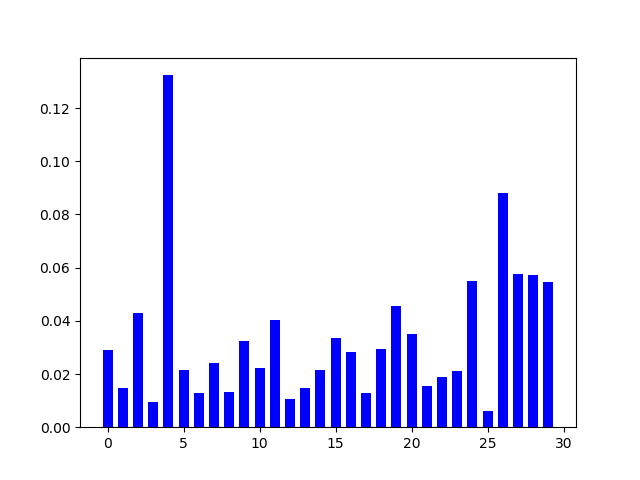

Generate this figure with Python:
import numpy as np
import pandas as pd
from scipy.misc import logsumexp
from matplotlib import pyplot as plt
from scipy.stats import rankdata

D = 1500
W = 12419
N = 746316
n_blob = 30

#Covergence diff stopping condition
# https://piazza.com/class/jchzguhsowz6n9?cid=1218
stop_convergence_diff = 1e-4

def make_p_non_zero(p):
    for i in range(n_blob):
        non_zero_count = np.count_nonzero(p[i, :])
        zero_count = len(p[i, :]) - non_zero_count
        if zero_count == 0:
            continue
        add_p = float(0.05) / len(p[i, :])
        p[i, :] = np.multiply(p[i, :], 0.95)
        p[i, :] = np.add(p[i, :], add_p)
    return p

def e_step(dfcluster, w_ij, p, pi):
    for i in range(n_blob):
        p[i, :] = np.sum(dfcluster * w_ij[:, i].reshape(D, 1), axis=0) / np.sum(np.sum(dfcluster) * w_ij[:, i])
        pi[i] = np.sum(w_ij[:, i]) / D
    p = make_p_non_zero(p)
    return p, pi

def m_step(dfcluster, p, pi):
    k_sum = np.dot(dfcluster, np.transpose(np.log(p)))
    ij_sum = np.zeros((D, n_blob))
    for i in range(n_blob):
        ij_sum[:, i] = k_sum[:, i] + np.log(pi[i])

    maxrow = np.max(ij_sum, axis=1, keepdims=True)
    temp_ij_sum = ij_sum

    log_wij = np.zeros((D))
    for i in range(D):
        log_wij[i] = logsumexp(temp_ij_sum[i,] - maxrow[i])

    w_ij = np.zeros((D, n_blob))
    for i in range(n_blob):
        w_ij[:, i] = ij_sum[:, i] - maxrow.flatten() - log_wij.flatten()
    w_ij = np.exp(w_ij)

    Q = w_ij * ij_sum

    return Q, w_ij

def is_converged(prev_w_ij, w_ij, iteration):
    diff =  np.mean(np.abs(np.subtract(prev_w_ij, w_ij)))
    print str(iteration)+': diff w_ij='+str(diff)
    if diff <= stop_convergence_diff:
        return True
    else:
        return False

def main():
    dfcluster = np.zeros((D, W))
    dfcount = pd.read_table("docword.nips.txt", delimiter='\s+', header=None, skiprows=3)
    for row in dfcount.iterrows():
        dfcluster[row[1][0] - 1][row[1][1] - 1] = row[1][2]
    dfword = pd.read_table("vocab.nips.txt", delimiter='\s+', header=None)

    #Initialization
    blob_centers = dfcluster[np.random.choice(len(dfcluster), size=30, replace=False),:]
    p = np.zeros((n_blob, W))
    for i in range(n_blob):
        s = blob_centers[i]
        p[i, :] = s / sum(s)
    p = make_p_non_zero(p)
    pi = np.full(n_blob, 1/float(n_blob))

    iteration=1
    prev_w_ij = np.zeros((D, n_blob))
    while(True):
        Q, w_ij = m_step(dfcluster, p, pi)
        if is_converged(prev_w_ij, w_ij, iteration):
            break
        p, pi = e_step(dfcluster, w_ij, p, pi)
        iteration+=1
        prev_w_ij = w_ij

    for j in range(n_blob):
        print("====this is the data blob", j)
        for i in range(12419, 12409, -1):
            print(dfword.iloc[np.where((rankdata(p[j], method='ordinal')) == i)][0].values[0])

    a = pi
    N = len(a)
    b = range(N)
    width = 1 / 1.5
    plt.bar(b, a, width, color="blue")
    plt.savefig('7.1.png')

if __name__ == "__main__":
    main()